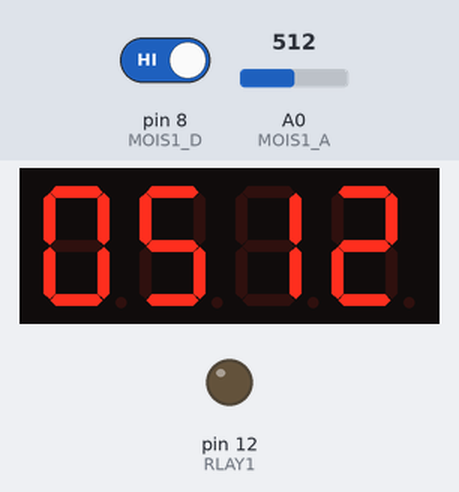
Simulated run of this sketch. Board: Arduino Uno, built with avr-gcc and run on an emulated ATmega328P. Parts: 4-digit seven-segment display, output pins drawn as LEDs (lit = HIGH). The test bench sets the inputs (shaded band); at power-on: pin 8 (MOIS1_D) HIGH, A0 (MOIS1_A) = 512.

Above: at 2.2 s.
2.3 s: pin 8 (MOIS1_D) driven LOW
At 3.8 s:
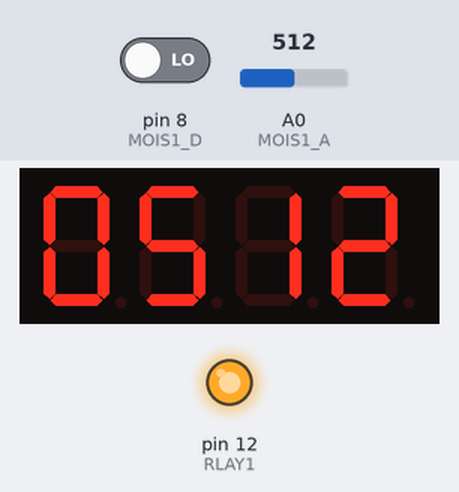
Timing chart, 0 to 7.1 s (numbered marks = the images above; inputs shaded):
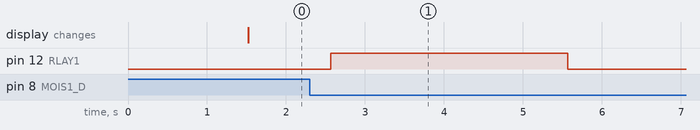

The sketch:

moisture.ino
```cpp
#include <TM1637Display.h>

#define MOIS1_D 8
#define MOIS1_A A0
#define DISP1_CLK 4
#define DISP1_DIO 3
#define RLAY1 12

#define DELAY 500

TM1637Display display1(DISP1_CLK, DISP1_DIO);

int analog;
int digital;

void setup() {
  delay(1000);

  pinMode(MOIS1_D, INPUT);
  pinMode(RLAY1, OUTPUT);

  display1.setBrightness(1);
}

void loop() {
  delay(DELAY);

  analog = analogRead(MOIS1_A);
  digital = digitalRead(MOIS1_D); // 1 means wet, 0 means dry

  display1.showNumberDec(analog, true);

  if (digital == 0) {
    digitalWrite(RLAY1, HIGH);
    delay(3000);
    digitalWrite(RLAY1, LOW);
    delay(5000);
    } else {digitalWrite(RLAY1, LOW);};
}
```

Measured:
- after the input at 2.3 s, pin 12 (RLAY1): LOW → HIGH after 0.26 s, → LOW 3.0 s later
